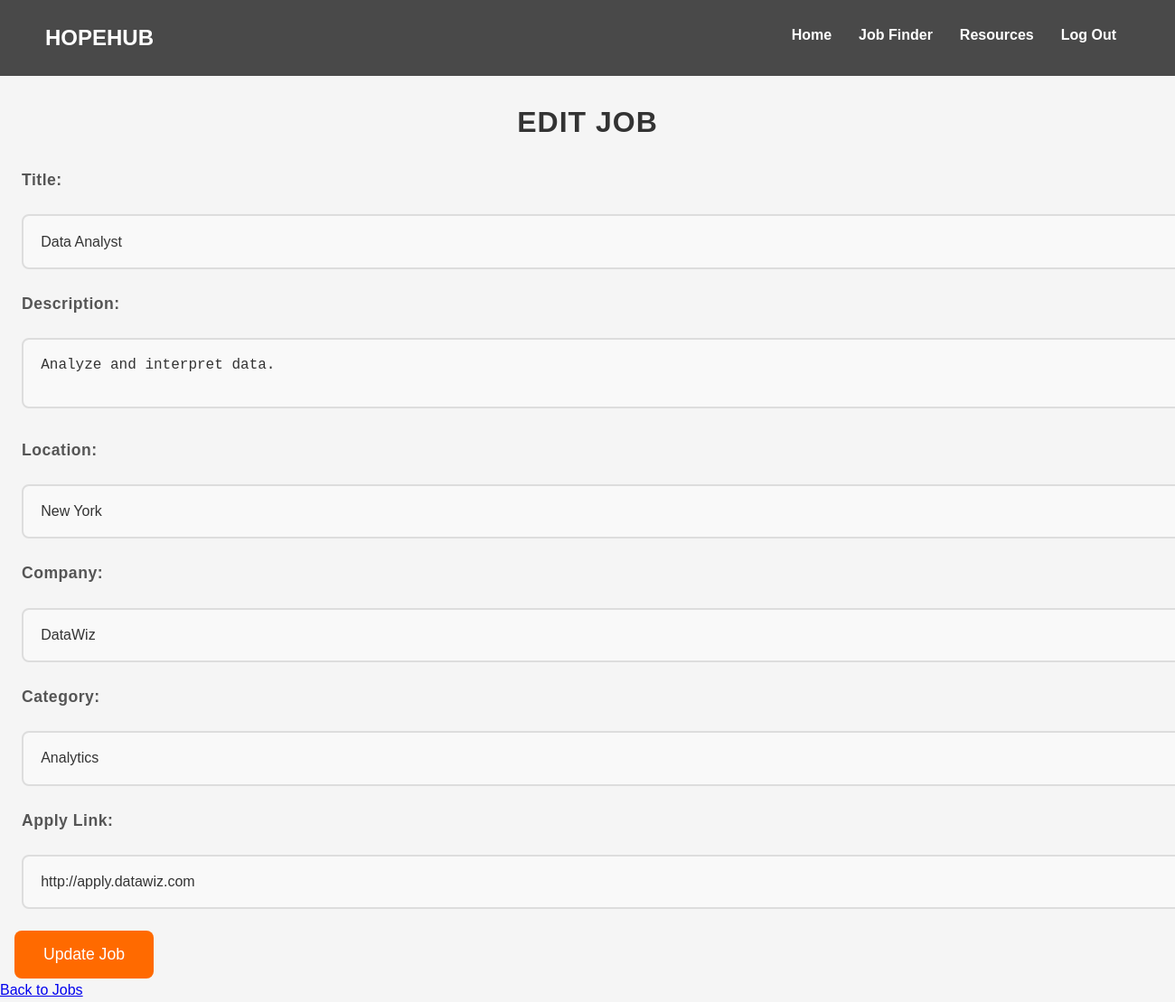
The app's page /admin/jobs/edit/2 with its own data.
### app.py (models this page shows, shortened)
class Job(db.Model):
    id = db.Column(db.Integer, primary_key=True)
    title = db.Column(db.String(150), nullable=False)
    description = db.Column(db.String(500), nullable=False)
    location = db.Column(db.String(150), nullable=False)
    company = db.Column(db.String(150), nullable=False)
    category = db.Column(db.String(100), nullable=False)
    apply_link = db.Column(db.String(300), nullable=True)

### app.py (the view, shortened to what this page needs)
@app.route('/admin/jobs/edit/<int:job_id>', methods=['GET', 'POST'])
def edit_job(job_id):
    job = Job.query.get(job_id)
    if not job:
        return "Job not found", 404
    return render_template('edit_job.html', job=job)

### app.py (called while the page is built)
@app.before_request
def load_logged_in_user():
    if 'user_id' in session:
        g.user = User.query.get(session['user_id'])
    else:
        g.user = None

### templates/edit_job.html (shortened to what this page needs)
{% extends 'base.html' %}
{% block body %}
<h2>Edit Job</h2>
<form method="POST" action="{{ url_for('edit_job', job_id=job.id) }}">
    <label for="title">Title:</label>
    <input type="text" id="title" name="title" value="{{ job.title }}" required>
    <label for="description">Description:</label>
    <textarea id="description" name="description" required>{{ job.description }}</textarea>
    <label for="location">Location:</label>
    <input type="text" id="location" name="location" value="{{ job.location }}" required>
    <label for="company">Company:</label>
    <input type="text" id="company" name="company" value="{{ job.company }}" required>
    <label for="category">Category:</label>
    <input type="text" id="category" name="category" value="{{ job.category }}" required>
    <label for="apply_link">Apply Link:</label>
    <input type="url" id="apply_link" name="apply_link" value="{{ job.apply_link }}">
    <button type="submit">Update Job</button>
</form>
<a href="{{ url_for('manage_jobs') }}">Back to Jobs</a>
{% endblock %}

### static/css/styles.css (style rules this page uses)
body { margin: 0; font-family: Arial, sans-serif; line-height: 1.6; }

### templates/edit_job.html (style rules this page uses)
body { font-family: 'Arial', sans-serif; background-color: #f5f5f5; margin: 0; padding: 0; box-sizing: border-box; }
h2 { font-size: 2rem; margin-bottom: 1.5rem; text-align: center; color: #333; font-weight: bold; letter-spacing: 1px; text-transform: uppercase; animation: slideIn 0.7s ease-out; }
label { font-size: 1.1rem; color: #555; margin: 1.5rem; font-weight: 600; letter-spacing: 0.5px; transition: color 0.3s ease; }
input, textarea { padding: 1.2rem; margin: 1.5rem; border-radius: 8px; border: 2px solid #ddd; font-size: 1rem; width: 100%; outline: none; background: #f9f9f9; color: #333; transition: border-color 0.3s ease; }
button { padding: 1rem 2rem; background-color: #ff6a00; border: none; border-radius: 8px; color: white; font-size: 1.1rem; cursor: pointer; transition: background-color 0.3s ease, transform 0.2s ease; margin-left: 1rem; }

### records on screen
Job: title "Data Analyst", description "Analyze and interpret data.", location "New York", company "DataWiz", category "Analytics", apply_link "http://apply.datawiz.com"
